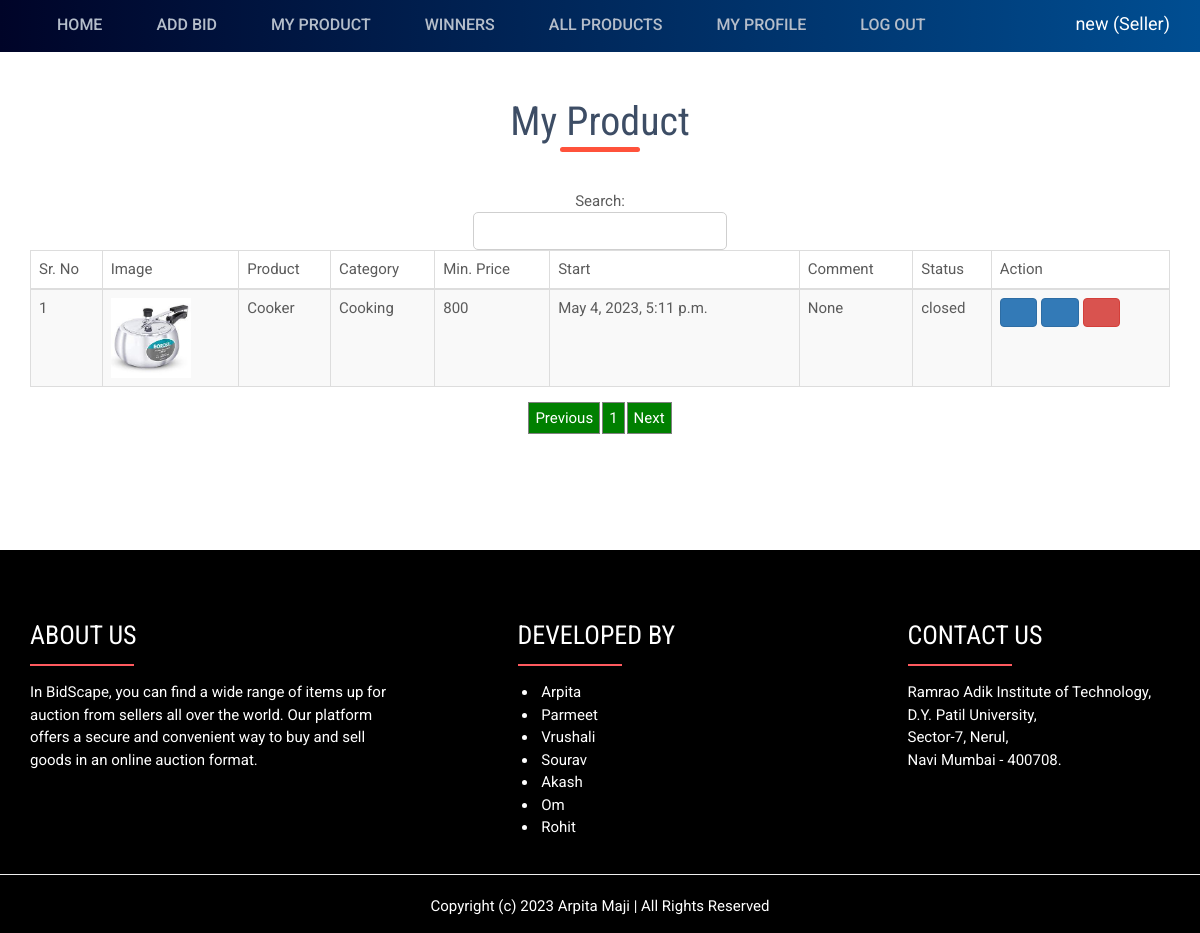
The page /view_product (signed in) on the database its author committed.
### bid_app/models.py (models this page shows, shortened)
class AuctionUser(models.Model):
    user = models.ForeignKey(User,on_delete=models.CASCADE,null=True, blank=True)
    dob = models.DateField(null=True, blank=True)
    address = models.CharField(max_length=100,null=True, blank=True)
    contact = models.CharField(max_length=10,null=True, blank=True)
    image = models.FileField(null=True, blank=True)
    user_type = models.CharField(max_length=100,null=True, blank=True)
    status = models.CharField(max_length=100,null=True, blank=True, default="pending")
    membership = models.ForeignKey(Member_fee,on_delete=models.CASCADE,null=True, blank=True)
    created = models.DateTimeField(auto_now_add=True)
    adhar_card = models.FileField(null=True, blank=True)
    pan_card = models.FileField(null=True, blank=True)
    bank_statement = models.FileField(null=True, blank=True)
    adhar_number = models.CharField(max_length=100,null=True, blank=True)
    pan_number = models.CharField(max_length=100,null=True, blank=True)
    account_number = models.CharField(max_length=100,null=True, blank=True)
    agree = models.BooleanField(null=True, blank=True)
    email_verification = models.BooleanField(null=True, blank=True)
    otp = models.CharField(max_length=100,null=True, blank=True)

class Product(models.Model):
    status  = models.CharField(max_length=100,null=True, default='pending')
    bid_type  = models.CharField(max_length=100,null=True)
    payment_status  = models.CharField(max_length=100,null=True,default='pending')
    winner  = models.ForeignKey(User, on_delete=models.CASCADE, null=True, blank=True, related_name='winner')
    user  = models.ForeignKey(User, on_delete=models.CASCADE, null=True, blank=True, related_name='seller')
    name = models.CharField(max_length=100,null=True)
    min_price = models.IntegerField(null=True)
    final_price = models.IntegerField(null=True)
    interval_price = models.IntegerField(null=True)
    images = models.FileField(null=True)
    session = models.DateTimeField(null=True, blank=True)
    endsession = models.DateTimeField(null=True, blank=True, auto_now_add=True)
    category = models.ForeignKey(Sub_Category,on_delete=models.CASCADE,null=True)
    parameter = models.TextField(null=True, default="{}")
    description = models.TextField(null=True, blank=True)
    comment = models.TextField(null=True, blank=True)
    created = models.DateField(auto_now_add=True, null=True, blank=True)

class Sub_Category(models.Model):
    category = models.ForeignKey(Category,on_delete=models.CASCADE,null=True)
    name = models.CharField(max_length=100,null=True)

### bid_app/views.py (the view)
# urls.py: path('view_product', view_product, name="view_product"),
def view_product(request):
    if not request.user.is_authenticated:
        return redirect('login')
    if request.user.is_authenticated:
        auctionuser = AuctionUser.objects.get(user=request.user)
        if auctionuser.status == "pending":
            messages.success(request, "Your verification is pending. complete your additional detail and email verification. if these are already completed then try login after sometime.We are working on your detail verification.Thanks!")
            return redirect('profile', request.user.id)
    product = Product.objects.filter(user=request.user)
    return render(request, 'view_product.html', {'product': product})

### bid_app/templates/view_product.html (shortened to what this page needs)
{% extends 'index.html' %}
{% load static %}
{% block body %}
  <link rel = stylesheet href="https://cdn.datatables.net/1.10.23/css/dataTables.bootstrap.min.css">
<div id="inner_banner" class="inner_banner_section">
  <div class="container">
    <div class="breadcrumbs">
            <h3 class="title">My Product</h3>
    </div>
  </div>
</div>
<br>
    <center>
    <div class="container" style ="margin-bottom : 10%">
      <table id="example" class="table table-striped table-bordered" cellspacing="0" width="100%">
        <thead>
          <tr>
            <th>Sr. No</th>
            <th>Image</th>
            <th>Product</th>
            <th>Category</th>
            <th>Min. Price</th>
            <th>Start</th>
            <th>Comment</th>
            <th>Status</th>
            <th style="width:15%">Action</th>
          </tr>
        </thead>
        <tbody>
        {% for i in product %}
          <tr>
              <td>{{forloop.counter}}</td>
              <td>
                  <img src="{{i.images.url}}" style="width:80px">
              </td>
              <td>{{i.name}}</td>
              <td>{{i.category.name}}</td>
              <td>{{i.min_price}}</td>
              <td>{{i.session}}</td>
              <td>{{i.comment}}</td>
              <td>{{i.status}}</td>
                <td>
                  <a href="{% url 'edit_product' i.id %}">
                    <i class="fa fa-edit btn btn-primary" ></i>
                  </a>
                  <a href="{% url 'product_detail' i.id %}">
                        <i class="fa fa-info btn btn-primary" ></i>
                    </a>
                    <a href="{% url 'delete_product' i.id %}" onclick="return confirm('Are you sure?')">
                            <i class="fa fa-trash-o btn btn-danger"></i>
                    </a>
              </td>
          </tr>
        {% empty %}
          <tr>
              <td colspan="9">Data Not found</td>
          </tr>
    {% endfor %}
    </tbody>
</table>
 </div></center>
{% endblock %}

### bid_app/templates/index.html (shortened to what this page needs)
<!DOCTYPE html>
{% load static %}
<html class="no-js">
<head id="Head1">
<link rel="stylesheet" href="{% static 'assets/plugins/bootstrap/css/bootstrap.min.css' %}" />
<link rel="stylesheet" href="{% static 'assets/plugins/font-awesome/css/font-awesome.min.css' %}" />
<link rel="stylesheet" href="{% static 'css/style.css' %}" />
<link rel="stylesheet" href="{% static 'css/vendor/venobox.css' %}" />
<link rel="stylesheet" href="{% static 'css/rain.style.css' %}" />
<link rel="stylesheet" href="{% static 'css/responsive.css' %}" />
    </head>
</head>
<body class="home">
                <div class="navigation-row">
                    <nav id="mainmenu">
                        <div class="wrap">
                            <ul>
                                {% if request.user.is_authenticated and request.user.auctionuser_set.all.0.user_type == "Seller" %}
                                <li><a href="/" title="Auction-Home">Home</a></li>
                                    <li><a href="/add_product" title="Add Bid">Add Bid</a></li>
                                    <li><a href="/view_product" title="View Bid">My Product</a></li>
                                    <li><a href="/meetwinners/" title="Meet Winners">Winners</a></li>
                                    <li><a href="/all_product/" title="Hot Products">All Products</a></li>
                                    <li><a href="/profile/{{request.user.id}}" title="My Profile">My Profile</a></li>
                                    <li><a href="/logout" title="Logout">Log out</a></li>
                                    <div class="user-login">
                                        <p style="color:white">{{request.user.first_name}} ({{request.user.auctionuser_set.all.0.user_type}})</p>
                                    </div>
                                {% else %}
                                    <li><a href="/" title="Auction-Home">Home</a></li>
                                    <li><a href="/about" title="About Us">About Us</a></li>
                                    <li><a href="/loginadmin" title="Login">Admin Login</a></li>
                                    <li><a href="/login" title="Login">Login</a></li>
                                    <li><a href="/signup" title="Signup">Sign up</a></li>
                                {% endif %}
                            </ul>
                        </div>
                    </nav>
                </div>
           {% block body %}
           {% endblock %}
                        <footer id="footer" class="footer-1" style="color: white;background-color: black;">
                            <div class="main-footer widgets-dark typo-light">
                            <div class="container">
                            <div class="row">
                              <div class="col-xs-12 col-sm-6 col-md-4">
                            <div class="widget subscribe no-box ">
                            <h5 class="widget-title about" style="color:white;">ABOUT US</h5>
                            <p>In BidScape, you can find a wide range of items up for auction from sellers all over the world. Our platform offers a secure and convenient way to buy and sell goods in an online auction format.
                            </p>
                            </div>
                            </div>
                            <div class="col-xs-12 col-sm-6 col-md-1">
            </div>
                            <div class="col-xs-12 col-sm-6 col-md-3">
                            <div class="widget no-box">
                            <h5 class="widget-title about" style="color:white;">DEVELOPED BY</h5>
                            <ul class="thumbnail-widget">
                            <li>
                            <div class="thumb-content">&nbsp;Arpita</div>
                            </li>
                            <li>
                            <div class="thumb-content">&nbsp;Parmeet</div>
                            </li>
                            <li>
                                <div class="thumb-content">&nbsp;Vrushali</div>
                            </li>
                            <li>
                                <div class="thumb-content">&nbsp;Sourav</div>
                            </li>
                            <li>
                                <div class="thumb-content">&nbsp;Akash</div>
                            </li>
                            <li>
                                <div class="thumb-content">&nbsp;Om</div>
                            </li>
                            <li>
                                <div class="thumb-content">&nbsp;Rohit</div>
                            </li>
                            </ul>
                            </div>
                            </div>
                            <div class="col-xs-12 col-sm-6 col-md-1">
            </div>
                            <div class="col-xs-12 col-sm-6 col-md-3">
                            <div class="widget no-box">
                            <h5 class="widget-title about" style="color:white;">CONTACT US</h5>
                                        <p>Ramrao Adik Institute of Technology, D.Y. Patil University,<br>Sector-7, Nerul,<br>Navi Mumbai - 400708.</p>
                            </div>
                            </div>
                            </div>
                            </div>
                              <hr style="height:0.5px;color:gray;background-color:gray;">
                            <div class="footer-copyright">
                            <div class="container">
                            <div class="row">
                            <div class="col-md-12 text-center">
                            <p>Copyright (c) 2023 Arpita Maji | All Rights Reserved</p>
                            </div>
                            </div>
                            </div>
                            </div>
                            </footer>
</body>
</html>

### bid_app/static/css/style.css (style rules this page uses)
html, body, div, span, applet, object, iframe, h1, h2, h3, h4, h5, h6, p, pre, a, abbr, acronym, address, big, cite, code, del, dfn, img, ins, kbd, q, s, samp, strike,tt, var, b, u, i, center, dl, dt, dd, ol, ul, li, fieldset, form, label, legend, table, caption, tbody, tfoot, thead, tr, th, td, article, aside, canvas, details, embed, figure, figcaption, footer, header, hgroup, menu, nav, output, ruby, section, summary, time, mark, audio, video { margin:0; padding:0; border:0; font-size:100%; font:inherit; vertical-align:baseline; }
article, aside, details, figcaption, figure, footer, header, hgroup, menu, nav, section { display:block; }
body { line-height:1; }
table { border-collapse:collapse; border-spacing:0; }
ul { list-style:disc; margin:0; padding:0 0 0 20px; margin:10px 0 15px; }
ul li { margin:0; padding:0; }
* { -webkit-box-sizing:border-box; -moz-box-sizing:border-box; -o-box-sizing:border-box; -ms-box-sizing:border-box; box-sizing:border-box; }
*:before, *:after { -webkit-box-sizing:border-box; -moz-box-sizing:border-box; -o-box-sizing:border-box; -ms-box-sizing:border-box; box-sizing:border-box; }
html, body { -webkit-font-smoothing:antialiased; -webkit-text-size-adjust:100%; height:100% }
body { font:15px/1.5 "Roboto", Helvetica,Arial,sans-serif; font-weight:400; color:#5b5b5b; }
img { vertical-align:top; border:0; }
a, input[type="button"], input[type="submit"], button { -moz-transition:background-color 550ms cubic-bezier(0.450, 1.000, 0.320, 1.000), color 550ms cubic-bezier(0.450, 1.000, 0.320, 1.000); -webkit-transition:background-color 550ms cubic-bezier(0.450, 1.000, 0.320, 1.000), color 550ms cubic-bezier(0.450, 1.000, 0.320, 1.000); -o-transition:background-color 0.2s ease-in, color 0.2s ease-in; -ms-transition:background-color 550ms cubic-bezier(0.450, 1.000, 0.320, 1.000), color 550ms cubic-bezier(0.450, 1.000, 0.320, 1.000); transition:background-color 550ms cubic-bezier(0.450, 1.000, 0.320, 1.000), color 550ms cubic-bezier(0.450, 1.000, 0.320, 1.000); }
a { color:#e28133; text-decoration:none; }
p { margin:0 0 15px 0; }
h1,h2, h3, h4, h5, h6 { line-height:1.2; margin:0 0 15px; -webkit-font-smoothing:antialiased; -moz-font-smoothing:antialiased; -ms-font-smoothing:antialiased; font-smoothing:antialiased; color:#3d4d65; font-family:"Roboto Condensed", Helvetica,Arial,sans-serif; }
h3 { font-size:40px; }
h5 { font-size:26px; }
.cf:before, .cf:after,.wrap:after,.wrap:before, .tabcontent:before, .tabcontent:after, .formlist li:before, .formlist li:after, .bid-credit-row:before, .bid-credit-row:after, .auction-status-row:before, .auction-status-row:after, .auction-info li:before, .auction-info li:after { content:""; display:table; }
.cf:after,.wrap:after, .tabcontent:after, .formlist li:after, .bid-credit-row:after, .auction-status-row:after, .auction-info li:after { clear:both; }
.cf,.wrap, .formlist li, .bid-credit-row, .auction-status-row, .auction-info li { zoom:1; }
.wrap { max-width:1170px; width:100%; margin:0 auto; }
#mainmenu { background: #000428; background: -webkit-linear-gradient(to left, #004e92, #000428); background: linear-gradient(to left, #004e92, #000428); }
#mainmenu ul { margin:0; padding:0; list-style:none; }
#mainmenu li { float:left; }
#mainmenu li a { display:block; line-height:50px; color:#b5becb; font-size:16px; text-transform:uppercase; font-weight:500; padding:0 27px; text-shadow:0 0 1px rgba(61,77,101,0.25); }
#mainmenu a::after { content: ''; position: absolute; width: 100%; transform: scaleX(0); height: 2px; bottom: 0; left: 0; background-color: #f0f3f8; transform-origin: bottom right; transition: transform 0.25s ease-out; }
#footer { background:#000428; position:relative; z-index:3; padding:70px 0 0; }
.user-login { float:right; margin-top:10px;margin-right: -100px;font-size: 18px; }
.title { position: relative; line-height: 70px; }
.title::after { content: ''; background: #ff523b; width: 100px; height: 5px; border-radius: 10px; position: absolute; bottom: 0; left: 50%; transform: translateX(-50%); }

### bid_app/static/css/responsive.css (style rules this page uses)
@media only screen and (min-width: 768px) { .user-login form, #mainmenu ul, .account-bar > ul { display:block !important; } }
@media only screen and (min-width: 1001px) and (max-width: 1200px) { .wrap { width:auto; padding:0 15px; } }
@media only screen and (min-width: 1001px) and (max-width: 1200px) { img { max-width: 100%; width:auto; height:auto; } }
@media only screen and (min-width: 1001px) and (max-width: 1200px) { .user-login { margin:10px 0 0; } }

### rows shown on the page
Product: images (picture), name "Cooker", category.name "Cooking", min_price "800", session "May 4, 2023, 5:11 p.m.", comment "None", status "closed"

### other values the page prints
{{ request.user.first_name }} "new"
{{ request.user.auctionuser_set.all.0.user_type }} "Seller"
